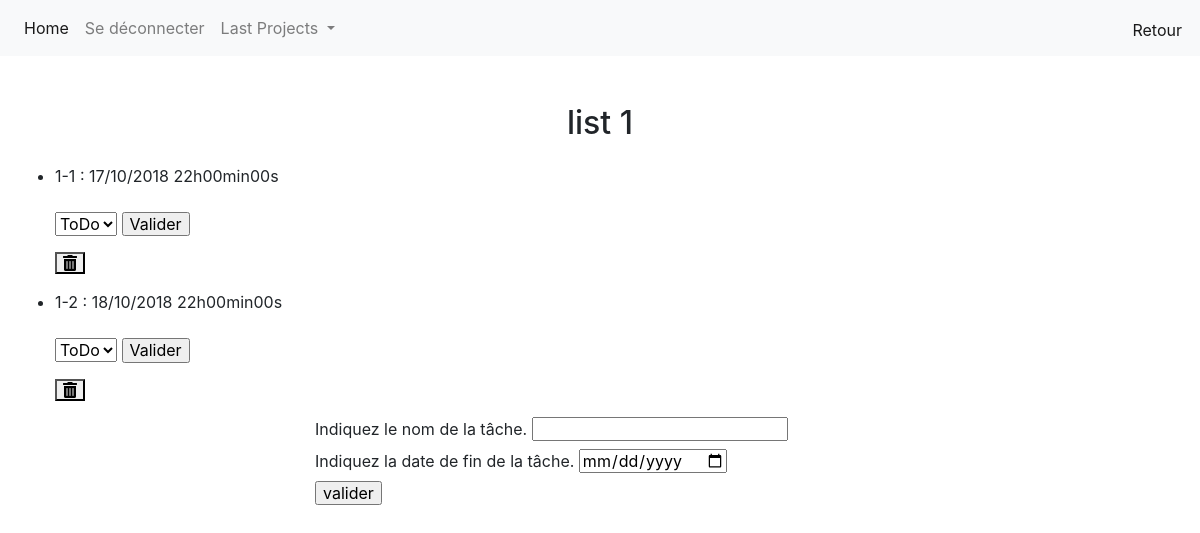
The page /index.php?action=tasks&list=16&Project=12 (signed in) on the database its author committed.
### tables this page shows
CREATE TABLE `ToDoLists` (
  `id` int(11) NOT NULL,
  `name` varchar(80) NOT NULL,
  `project_id` int(11) NOT NULL
);

CREATE TABLE `Tasks` (
  `id` int(11) NOT NULL,
  `name` varchar(125) NOT NULL,
  `deadline` timestamp NOT NULL DEFAULT CURRENT_TIMESTAMP ON UPDATE CURRENT_TIMESTAMP,
  `list_id` int(11) NOT NULL,
  `status` int(11) NOT NULL
);

### controller.php (called while the page is built, shortened)
<?php
require ('model.php');
function tasksThisList()
{
	$repThisList = getThisList();
	$repTasksThisList = getTasksThisList();
	require ('tasksView.php');
}

### model.php (called while the page is built, shortened)
<?php
function getThisList()
{
	$db = connect();
	$req = $db->prepare('SELECT name FROM ToDoLists WHERE id = ?');
	$req->execute(array($_GET['list']
	));
	$rep = $req->fetch();
	return $rep;
}
function getTasksThisList()
{
	$db = connect();
	$req = $db->prepare('SELECT id, name, status, DATE_FORMAT(deadline, "%d/%m/%Y %Hh%imin%ss") as deadline_fr FROM Tasks WHERE list_id = ?');
	$req->execute(array($_GET['list']
	));
	$rep = $req->fetchAll();
	return $rep;
}

### tasksView.php (the view, shortened to what this page needs)
<?php
	$backLinkCheck = true;
	$dropDownCheck = true;
	$backLink = "index.php?action=project&amp;project_id=" . $_GET['Project'];
	require ('header.php');
?>
	<div class="main-title container-fluid mt-5 col-2 text-center mx-auto">
		<h1>
			<?= $repThisList['name']; ?>
		</h1>
	</div>
	<div class="container-fluid">
		<ul>
			<?php foreach ($repTasksThisList as $task)
				{
			?>		<div>
						<li class="<?php if($task['status'] == '1'){
							echo 'done';
						} ?>"><?= $task['name'] . " : " . $task['deadline_fr']; ?>
						</li>
							<br />
							<form method="post" action="index.php?action=tasks&amp;list=<?=$_GET['list'];?>&amp;Project=<?=$_GET['Project'];?>">
								<select name="status">
									<option value="0">ToDo</option>
								</select>
								<input type="submit" name="switchStatus" value="Valider">
							</form>
							<form method="post" action="index.php?action=tasks&amp;list=<?=$_GET['list'];?>&amp;Project=<?=$_GET['Project'];?>">
								<button type="submit" name="delete"><i class="fas fa-trash-alt"></i></button>
							</form>
					</div>
			<?php
				}
			?>
		</ul>
	</div>
	<div class="container-fluid col-6">
		<form method="post" action="index.php?action=tasks&amp;list=<?=$_GET['list'];?>&amp;Project=<?=$_GET['Project'];?>">
			<label for="name">Indiquez le nom de la tâche.</label>
			<input type="text" name="name">
			<label for="end">Indiquez la date de fin de la tâche.</label>
			<input type="date" name="deadline" id="end">
			<br />
			<input type="submit" value="valider">
		</form>
	</div>
<?php
	require ('footer.php');
?>

### index.php (shortened to what this page needs)
<?php
require('controller.php');
if (isset($_COOKIE['id']) AND isset($_COOKIE['pseudo']) AND isset($_COOKIE['password']))
{
    cookies();
    listLastProjects();
}
elseif (isset($_GET['action']))
{
	if ($_GET['action'] == 'connection')
    {
        session_start();
        if (isset($_SESSION['isConnect']) AND $_SESSION['isConnect'] == true)
        {
            listProjects();
            listLastProjects();
        }
        else
        {
		    connection();
            listLastProjects();
        }
	}
    elseif ($_GET['action'] == 'registration')
    {
        register();
    }
    elseif ($_GET['action'] == 'tasks' && $_GET['list'] > 0 && $_GET['Project'] > 0)
    {
    	tasksThisList();
    }
    elseif ($_GET['action'] == 'disconnect')
    {
        session_start();
        session_destroy();
        header('location:index.php?action=connection');
    }
}
else
{
    session_start();
    connection();
}

### header.php (shortened to what this page needs)
<head>
  <link rel="stylesheet" href="https://maxcdn.bootstrapcdn.com/bootstrap/4.0.0/css/bootstrap.min.css">
  <link rel="stylesheet" href="https://use.fontawesome.com/releases/v5.1.0/css/all.css">
  <link rel="stylesheet" href="css/normalize.css">
  <link rel="stylesheet" href="css/main.css">
</head>
<body>
  <header>
    <nav class="navbar navbar-expand-lg navbar-light bg-light">
      <div class="collapse navbar-collapse" id="navbarNavDropdown">
        <ul class="navbar-nav">
          <li class="nav-item active">
            <a class="nav-link" href="index.php?action=connection">Home <span class="sr-only">(current)</span></a>
          </li>
          <?php
            if ($_SESSION['isConnect'] == true)
            {
          ?>
          <li class="nav-item">
            <a class="nav-link" href="index.php?action=disconnect">
              Se déconnecter
            </a>
          </li>
          <?php
            }
          ?>
          <?php
            if ($dropDownCheck == true)
            {
          ?>
              <li class="nav-item dropdown align-right">
                <a class="nav-link dropdown-toggle" href="#" id="navbarDropdownMenuLink" data-toggle="dropdown" aria-haspopup="true" aria-expanded="false">
                  Last Projects
                </a>
              </li>
          <?php
            }
          ?>
          <?php
            if ($backLinkCheck == true)
            {
          ?>
              <li class="nav-item active" style="position:absolute; right:10; top:10;">
                <a class="nav-link" href="<?= $backLink; ?>">Retour<span class="sr-only">(current)</span></a>
              </li>
          <?php
            }
          ?>
        </ul>
      </div>
    </nav>
  </header>

### footer.php (shortened to what this page needs)
</body>
</html>

### css/main.css (style rules this page uses)
a, a:hover { text-decoration:none; }

### rows shown on the page
todolists: name "list 1"
tasks: name "1-1", deadline_fr "17/10/2018 22h00min00s"
tasks: name "1-2", deadline_fr "18/10/2018 22h00min00s"
